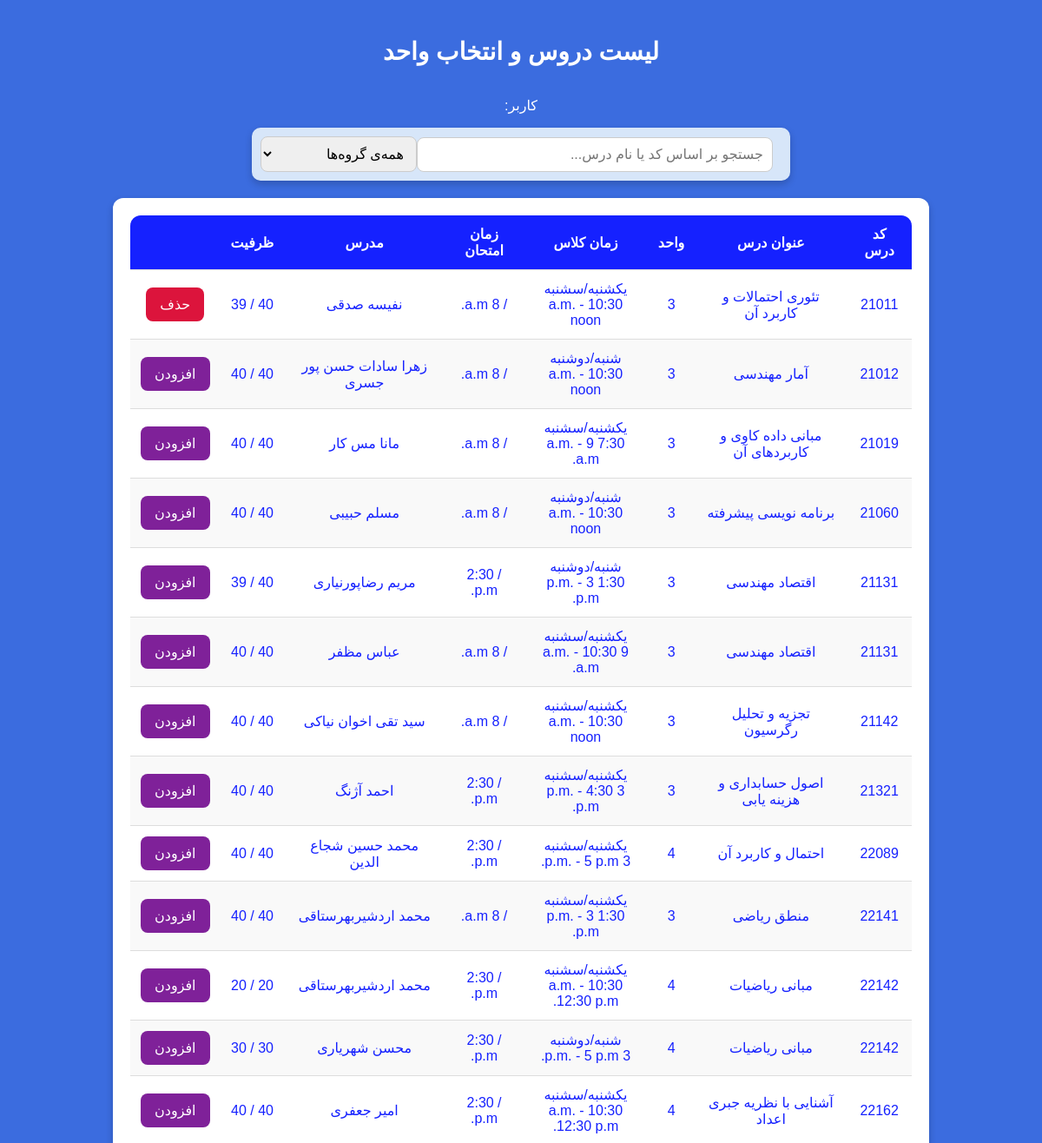
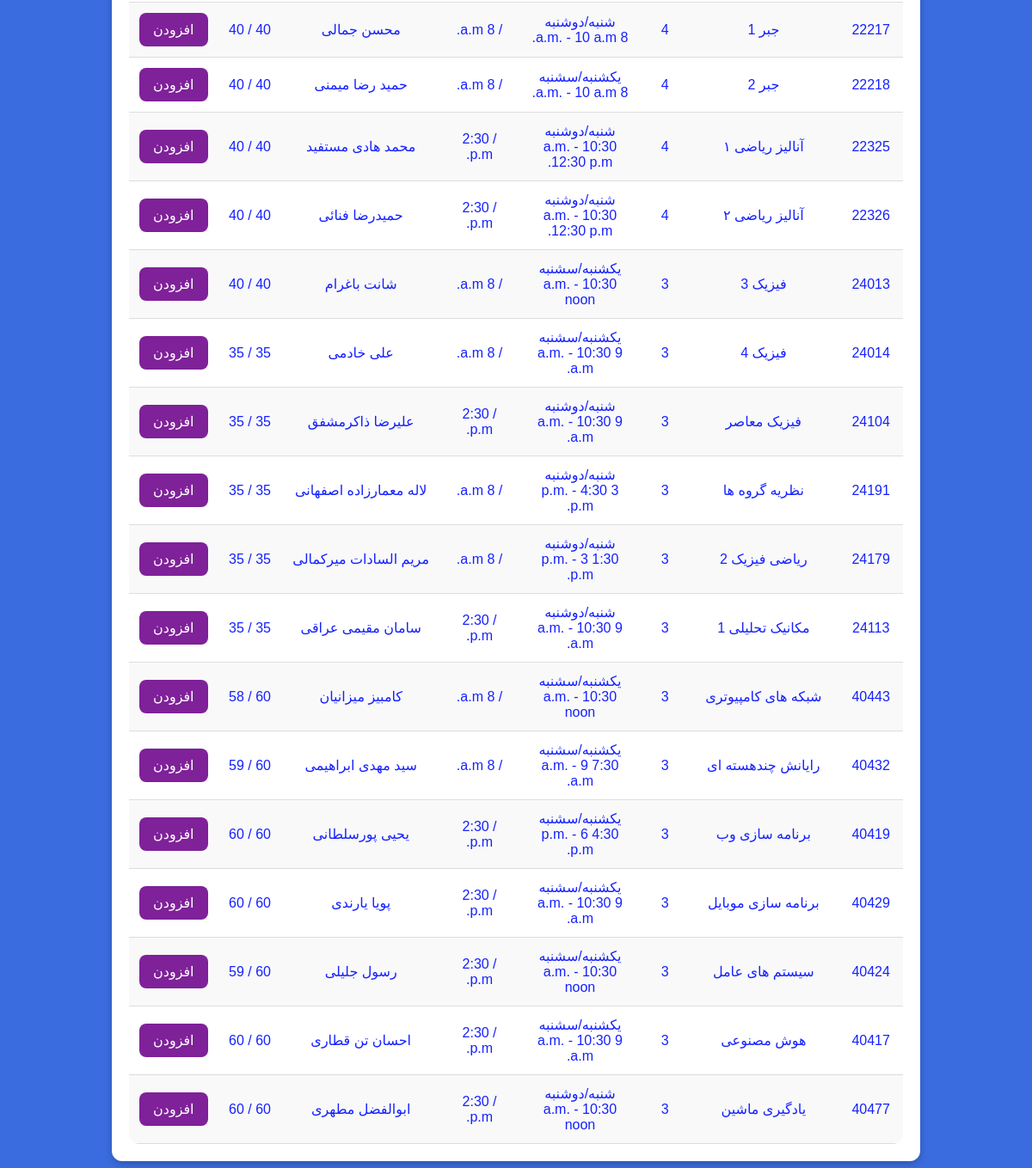
/courses/ (signed in), run on the app's committed database (2 pictures, top to bottom).
### courses/models.py (models this page shows, shortened)
class Course(models.Model):
    id = models.AutoField(primary_key=True)
    code = models.CharField(null=True, max_length=100, blank=True)
    name = models.CharField(max_length=100)
    credits = models.IntegerField()
    classDays = models.CharField(max_length=20, choices=WEEKDAY_CHOICES, null=True)  # Stores "Sunday/Tuesday", etc.
    startTime = models.TimeField(null=True)
    endTime = models.TimeField(null=True)
    pishniaz = models.IntegerField(blank=True , null=True)
    hamniaz = models.IntegerField(blank=True, null=True)
    examDate = jmodels.jDateField(null=True, verbose_name="Exam Date (Jalali)")  # Jalali Date ONLY
    examTime = models.TimeField(null=True, verbose_name="Exam Time")  # Time ONLY
    capacity = models.IntegerField()
    remainingCapacity = models.IntegerField()
    department = models.ForeignKey(Department, on_delete=models.CASCADE, related_name='courses')
    instructor = models.ForeignKey(Instructor, on_delete=models.CASCADE, related_name='courses')

class Instructor(models.Model):
    id = models.AutoField(primary_key=True)
    name = models.CharField(max_length=100, unique=True)  # Ensure unique instructor names
    department = models.ForeignKey(Department, on_delete=models.CASCADE, related_name='instructors')

### courses/views.py (the view, shortened to what this page needs)
# urls.py: path('courses/', CourseListView.as_view(), name='course_list')
class CourseListView(LoginRequiredMixin, ListView):
    model = Course
    template_name = 'course_list.html'
    context_object_name = 'courses'
    login_url = '/login/'  # Redirect to login page if not authenticated
    def get_context_data(self, **kwargs):
        context = super().get_context_data(**kwargs)
        context['departments'] = Department.objects.all()  # Send department list
        context['user'] = self.request.user  # Pass logged-in user's name
        context['selected_course'] = selectedcourse.objects.filter(user = self.request.user).values_list('course__code', flat=True)
        return context

### courses/templates/course_list.html (shortened to what this page needs)
<!DOCTYPE html>
<html lang="en">
<head>
    {% load static %}
    <link rel="stylesheet" href="{% static 'courses/courseList.css' %}">
</head>
<body>
    <h2>لیست دروس و انتخاب واحد</h2>
    <p>کاربر:{{ user.name }}</p>
    <div class="search">
        <input type="text" id="searchInput" placeholder="جستجو بر اساس کد یا نام درس...">
        <select id="departmentFilter">
            <option value="">همه‌ی گروه‌ها</option>
        </select>
    </div>
    <div class="container">
        <table>
            <thead>
                <tr>
                    <th>کد درس</th>
                    <th>عنوان درس</th>
                    <th>واحد</th>
                    <th>زمان کلاس</th>
                    <th>زمان امتحان</th>
                    <th>مدرس</th>
                    <th>ظرفیت</th>
                    <th></th>
                </tr>
            </thead>
            <tbody id="courseTable">
                {% for course in courses %}
                <tr data-code="{{ course.code }}" data-name="{{ course.name }}" data-department="{{ course.department.name }}">
                    <td>{{ course.code }}</td>
                    <td>{{ course.name }}</td>
                    <td>{{ course.credits }}</td>
                    <td>
                        <div>{{ course.classDays }}</div>
                        <div>{{ course.startTime }} - {{ course.endTime }}</div>
                    </td>
                    <td>{{ course.examDate }} / {{ course.examTime }}</td>
                    <td>{{ course.instructor.name }}</td>
                    <td>{{ course.capacity }} / {{ course.remainingCapacity }}</td>
                    <td>
                        <form method = "post" action="">
                            {%if course.code in selected_course%}
                            <button class="delete-btn" data-course-id="{{ course.id }}">حذف</button>
                            {%else%}
                            <button class="add-btn" data-course-id="{{ course.id }}">افزودن</button>
                            {%endif%}
                        </form>
                    </td>
                </tr>
                {% empty %}
                <tr>
                    <td colspan="8" style="text-align:center;">No courses available</td>
                </tr>
                {% endfor %}
            </tbody>
        </table>
    </div>
</body>
</html>

### static/courses/courseList.css (style rules this page uses)
body { direction: rtl; display: flex; flex-direction: column; justify-content: flex-start; align-items: center; min-height: 100vh; margin: 0; background-color: #3b6cdf; font-family: 'Arial', sans-serif; color: white; padding: 20px; }
h2 { margin-bottom: 20px; font-size: 28px; }
.search { display: flex; align-items: center; justify-content: center; background-color: #d7e6f9; padding: 10px; width: 100%; max-width: 600px; border-radius: 10px; box-shadow: 0 4px 8px rgba(0, 0, 0, 0.2); }
.search input, .search select { padding: 10px; font-size: 16px; border: 1px solid #ccc; border-radius: 8px; outline: none; }
.search input { flex: 1; margin-right: 10px; }
.search select { width: 180px; }
.container { background-color: #ffffff; border-radius: 12px; box-shadow: 0 4px 8px rgba(0, 0, 0, 0.2); width: 80%; max-width: 900px; padding: 20px; text-align: center; margin: 20px auto; color: #1521ff; overflow-x: auto; }
table { width: 100%; border-collapse: collapse; background: white; border-radius: 12px; overflow: hidden; }
thead { background: #1521ff; color: white; }
th, td { padding: 12px; text-align: center; border-bottom: 1px solid #ddd; }
tbody tr:nth-child(even) { background: #f9f9f9; }
.add-btn { background-color: #7f2199; color: white; border: none; padding: 10px 16px; font-size: 16px; border-radius: 8px; cursor: pointer; transition: background 0.3s ease, transform 0.2s ease; }
.delete-btn { background-color: crimson; color: white; border: none; padding: 10px 16px; font-size: 16px; border-radius: 8px; cursor: pointer; transition: background 0.3s ease, transform 0.2s ease; }

### data on the page
Course: code "21011", name "تئوری احتمالات و کاربرد آن", credits "3", classDays "یکشنبه/سشنبه", startTime "10:30 a.m.", endTime "noon", examTime "8 a.m.", instructor.name "نفیسه صدقی", capacity "40", remainingCapacity "39"
Course: code "21012", name "آمار مهندسی", credits "3", classDays "شنبه/دوشنبه", startTime "10:30 a.m.", endTime "noon", examTime "8 a.m.", instructor.name "زهرا سادات حسن پور جسری", capacity "40", remainingCapacity "40"
Course: code "21019", name "مبانی داده کاوی و کاربردهای آن", credits "3", classDays "یکشنبه/سشنبه", startTime "7:30 a.m.", endTime "9 a.m.", examTime "8 a.m.", instructor.name "مانا مس کار", capacity "40", remainingCapacity "40"
Course: code "21060", name "برنامه نویسی پیشرفته", credits "3", classDays "شنبه/دوشنبه", startTime "10:30 a.m.", endTime "noon", examTime "8 a.m.", instructor.name "مسلم حبیبی", capacity "40", remainingCapacity "40"
Course: code "21131", name "اقتصاد مهندسی", credits "3", classDays "شنبه/دوشنبه", startTime "1:30 p.m.", endTime "3 p.m.", examTime "2:30 p.m.", instructor.name "مریم رضاپورنیاری", capacity "40", remainingCapacity "39"
Course: code "21131", name "اقتصاد مهندسی", credits "3", classDays "یکشنبه/سشنبه", startTime "9 a.m.", endTime "10:30 a.m.", examTime "8 a.m.", instructor.name "عباس مظفر", capacity "40", remainingCapacity "40"
Course: code "21142", name "تجزیه و تحلیل رگرسیون", credits "3", classDays "یکشنبه/سشنبه", startTime "10:30 a.m.", endTime "noon", examTime "8 a.m.", instructor.name "سید تقی اخوان نیاکی", capacity "40", remainingCapacity "40"
Course: code "21321", name "اصول حسابداری و هزینه یابی", credits "3", classDays "یکشنبه/سشنبه", startTime "3 p.m.", endTime "4:30 p.m.", examTime "2:30 p.m.", instructor.name "احمد آژنگ", capacity "40", remainingCapacity "40"
Course: code "22089", name "احتمال و کاربرد آن", credits "4", classDays "یکشنبه/سشنبه", startTime "3 p.m.", endTime "5 p.m.", examTime "2:30 p.m.", instructor.name "محمد حسین شجاع الدین", capacity "40", remainingCapacity "40"
Course: code "22141", name "منطق ریاضی", credits "3", classDays "یکشنبه/سشنبه", startTime "1:30 p.m.", endTime "3 p.m.", examTime "8 a.m.", instructor.name "محمد اردشیربهرستاقی", capacity "40", remainingCapacity "40"
Course: code "22142", name "مبانی ریاضیات", credits "4", classDays "یکشنبه/سشنبه", startTime "10:30 a.m.", endTime "12:30 p.m.", examTime "2:30 p.m.", instructor.name "محمد اردشیربهرستاقی", capacity "20", remainingCapacity "20"
Course: code "22142", name "مبانی ریاضیات", credits "4", classDays "شنبه/دوشنبه", startTime "3 p.m.", endTime "5 p.m.", examTime "2:30 p.m.", instructor.name "محسن شهریاری", capacity "30", remainingCapacity "30"
Course: code "22162", name "آشنایی با نظریه جبری اعداد", credits "4", classDays "یکشنبه/سشنبه", startTime "10:30 a.m.", endTime "12:30 p.m.", examTime "2:30 p.m.", instructor.name "امیر جعفری", capacity "40", remainingCapacity "40"
Course: code "22217", name "جبر 1", credits "4", classDays "شنبه/دوشنبه", startTime "8 a.m.", endTime "10 a.m.", examTime "8 a.m.", instructor.name "محسن جمالی", capacity "40", remainingCapacity "40"
Course: code "22218", name "جبر 2", credits "4", classDays "یکشنبه/سشنبه", startTime "8 a.m.", endTime "10 a.m.", examTime "8 a.m.", instructor.name "حمید رضا میمنی", capacity "40", remainingCapacity "40"
Course: code "22325", name "آنالیز ریاضی ۱", credits "4", classDays "شنبه/دوشنبه", startTime "10:30 a.m.", endTime "12:30 p.m.", examTime "2:30 p.m.", instructor.name "محمد هادی مستفید", capacity "40", remainingCapacity "40"
Course: code "22326", name "آنالیز ریاضی ۲", credits "4", classDays "شنبه/دوشنبه", startTime "10:30 a.m.", endTime "12:30 p.m.", examTime "2:30 p.m.", instructor.name "حمیدرضا فنائی", capacity "40", remainingCapacity "40"
Course: code "24013", name "فیزیک 3", credits "3", classDays "یکشنبه/سشنبه", startTime "10:30 a.m.", endTime "noon", examTime "8 a.m.", instructor.name "شانت باغرام", capacity "40", remainingCapacity "40"
Course: code "24014", name "فیزیک 4", credits "3", classDays "یکشنبه/سشنبه", startTime "9 a.m.", endTime "10:30 a.m.", examTime "8 a.m.", instructor.name "علی خادمی", capacity "35", remainingCapacity "35"
Course: code "24104", name "فیزیک معاصر", credits "3", classDays "شنبه/دوشنبه", startTime "9 a.m.", endTime "10:30 a.m.", examTime "2:30 p.m.", instructor.name "علیرضا ذاکرمشفق", capacity "35", remainingCapacity "35"
Course: code "24191", name "نظریه گروه ها", credits "3", classDays "شنبه/دوشنبه", startTime "3 p.m.", endTime "4:30 p.m.", examTime "8 a.m.", instructor.name "لاله معمارزاده اصفهانی", capacity "35", remainingCapacity "35"
Course: code "24179", name "ریاضی فیزیک 2", credits "3", classDays "شنبه/دوشنبه", startTime "1:30 p.m.", endTime "3 p.m.", examTime "8 a.m.", instructor.name "مریم السادات میرکمالی", capacity "35", remainingCapacity "35"
Course: code "24113", name "مکانیک تحلیلی 1", credits "3", classDays "شنبه/دوشنبه", startTime "9 a.m.", endTime "10:30 a.m.", examTime "2:30 p.m.", instructor.name "سامان مقیمی عراقی", capacity "35", remainingCapacity "35"
Course: code "40443", name "شبکه های کامپیوتری", credits "3", classDays "یکشنبه/سشنبه", startTime "10:30 a.m.", endTime "noon", examTime "8 a.m.", instructor.name "کامبیز میزانیان", capacity "60", remainingCapacity "58"
Course: code "40432", name "رایانش چندهسته ای", credits "3", classDays "یکشنبه/سشنبه", startTime "7:30 a.m.", endTime "9 a.m.", examTime "8 a.m.", instructor.name "سید مهدی ابراهیمی", capacity "60", remainingCapacity "59"
Course: code "40419", name "برنامه سازی وب", credits "3", classDays "یکشنبه/سشنبه", startTime "4:30 p.m.", endTime "6 p.m.", examTime "2:30 p.m.", instructor.name "یحیی پورسلطانی", capacity "60", remainingCapacity "60"
Course: code "40429", name "برنامه سازی موبایل", credits "3", classDays "یکشنبه/سشنبه", startTime "9 a.m.", endTime "10:30 a.m.", examTime "2:30 p.m.", instructor.name "پویا یارندی", capacity "60", remainingCapacity "60"
Course: code "40424", name "سیستم های عامل", credits "3", classDays "یکشنبه/سشنبه", startTime "10:30 a.m.", endTime "noon", examTime "2:30 p.m.", instructor.name "رسول جلیلی", capacity "60", remainingCapacity "59"
Course: code "40417", name "هوش مصنوعی", credits "3", classDays "یکشنبه/سشنبه", startTime "9 a.m.", endTime "10:30 a.m.", examTime "2:30 p.m.", instructor.name "احسان تن قطاری", capacity "60", remainingCapacity "60"
Course: code "40477", name "یادگیری ماشین", credits "3", classDays "شنبه/دوشنبه", startTime "10:30 a.m.", endTime "noon", examTime "2:30 p.m.", instructor.name "ابوالفضل مطهری", capacity "60", remainingCapacity "60"
